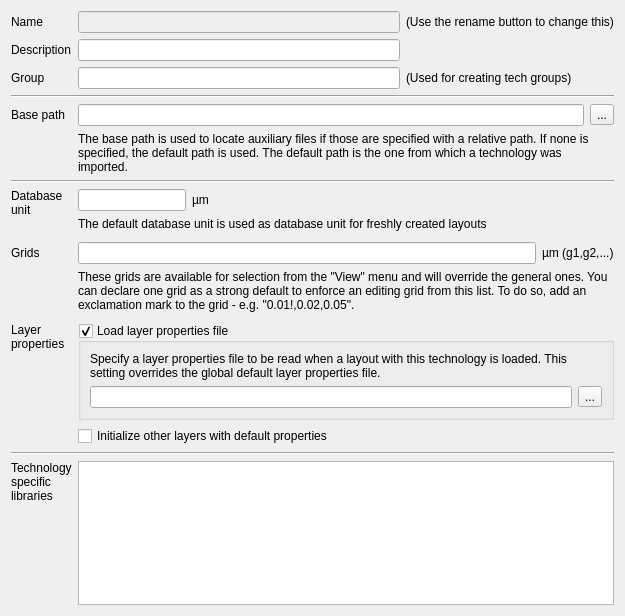
<?xml version="1.0" encoding="UTF-8"?>
<ui version="4.0">
 <class>TechBaseEditorPage</class>
 <widget class="QWidget" name="TechBaseEditorPage">
  <property name="geometry">
   <rect>
    <x>0</x>
    <y>0</y>
    <width>625</width>
    <height>616</height>
   </rect>
  </property>
  <property name="windowTitle">
   <string>Form</string>
  </property>
  <layout class="QGridLayout" name="gridLayout">
   <item row="1" column="2" colspan="2">
    <spacer>
     <property name="orientation">
      <enum>Qt::Horizontal</enum>
     </property>
     <property name="sizeHint" stdset="0">
      <size>
       <width>40</width>
       <height>20</height>
      </size>
     </property>
    </spacer>
   </item>
   <item row="7" column="1" colspan="3">
    <widget class="QFrame" name="frame">
     <property name="frameShape">
      <enum>QFrame::NoFrame</enum>
     </property>
     <property name="frameShadow">
      <enum>QFrame::Raised</enum>
     </property>
     <layout class="QHBoxLayout" name="horizontalLayout">
      <property name="leftMargin">
       <number>0</number>
      </property>
      <property name="topMargin">
       <number>0</number>
      </property>
      <property name="rightMargin">
       <number>0</number>
      </property>
      <property name="bottomMargin">
       <number>0</number>
      </property>
      <item>
       <widget class="QLineEdit" name="dbu_le">
        <property name="sizePolicy">
         <sizepolicy hsizetype="Fixed" vsizetype="Fixed">
          <horstretch>0</horstretch>
          <verstretch>0</verstretch>
         </sizepolicy>
        </property>
       </widget>
      </item>
      <item>
       <widget class="QLabel" name="label_9">
        <property name="text">
         <string>µm</string>
        </property>
       </widget>
      </item>
     </layout>
    </widget>
   </item>
   <item row="2" column="0">
    <widget class="QLabel" name="label_11">
     <property name="text">
      <string>Group</string>
     </property>
    </widget>
   </item>
   <item row="13" column="1" colspan="3">
    <widget class="QGroupBox" name="lyp_grp">
     <property name="title">
      <string>Load layer properties file</string>
     </property>
     <property name="checkable">
      <bool>true</bool>
     </property>
     <layout class="QGridLayout" name="_2">
      <property name="leftMargin">
       <number>9</number>
      </property>
      <property name="topMargin">
       <number>9</number>
      </property>
      <property name="rightMargin">
       <number>9</number>
      </property>
      <property name="bottomMargin">
       <number>9</number>
      </property>
      <property name="spacing">
       <number>6</number>
      </property>
      <item row="0" column="0" colspan="2">
       <widget class="QLabel" name="label_6">
        <property name="text">
         <string>Specify a layer properties file to be read when a layout with this technology is loaded. This setting overrides the global default layer properties file.</string>
        </property>
        <property name="wordWrap">
         <bool>true</bool>
        </property>
       </widget>
      </item>
      <item row="1" column="0">
       <widget class="QLineEdit" name="lyp_le"/>
      </item>
      <item row="1" column="1">
       <widget class="QToolButton" name="browse_lyp_pb">
        <property name="text">
         <string>...</string>
        </property>
       </widget>
      </item>
     </layout>
    </widget>
   </item>
   <item row="0" column="1">
    <widget class="QLineEdit" name="name_le">
     <property name="enabled">
      <bool>false</bool>
     </property>
    </widget>
   </item>
   <item row="8" column="1" colspan="3">
    <widget class="QLabel" name="label_8">
     <property name="text">
      <string>The default database unit is used as database unit for freshly created layouts</string>
     </property>
     <property name="wordWrap">
      <bool>true</bool>
     </property>
    </widget>
   </item>
   <item row="0" column="0">
    <widget class="QLabel" name="label_4">
     <property name="text">
      <string>Name</string>
     </property>
    </widget>
   </item>
   <item row="10" column="1" colspan="3">
    <widget class="QFrame" name="frame_2">
     <property name="frameShape">
      <enum>QFrame::NoFrame</enum>
     </property>
     <property name="frameShadow">
      <enum>QFrame::Raised</enum>
     </property>
     <layout class="QHBoxLayout" name="horizontalLayout_2">
      <property name="leftMargin">
       <number>0</number>
      </property>
      <property name="topMargin">
       <number>0</number>
      </property>
      <property name="rightMargin">
       <number>0</number>
      </property>
      <property name="bottomMargin">
       <number>0</number>
      </property>
      <item>
       <widget class="QLineEdit" name="grids_le"/>
      </item>
      <item>
       <widget class="QLabel" name="label_14">
        <property name="text">
         <string>µm (g1,g2,...)</string>
        </property>
       </widget>
      </item>
     </layout>
    </widget>
   </item>
   <item row="13" column="0">
    <widget class="QLabel" name="label_10">
     <property name="text">
      <string>Layer
properties</string>
     </property>
     <property name="alignment">
      <set>Qt::AlignLeading|Qt::AlignLeft|Qt::AlignTop</set>
     </property>
    </widget>
   </item>
   <item row="5" column="1" colspan="3">
    <widget class="QLabel" name="label_3">
     <property name="text">
      <string>The base path is used to locate auxiliary files if those are specified with a relative path. If none is specified, the default path is used. The default path is the one from which a technology was imported.</string>
     </property>
     <property name="wordWrap">
      <bool>true</bool>
     </property>
    </widget>
   </item>
   <item row="11" column="1" colspan="3">
    <widget class="QLabel" name="label_15">
     <property name="text">
      <string>These grids are available for selection from the &quot;View&quot; menu and will override the general ones. You can declare one grid as a strong default to enforce an editing grid from this list. To do so, add an exclamation mark to the grid - e.g. &quot;0.01!,0.02,0.05&quot;.</string>
     </property>
     <property name="wordWrap">
      <bool>true</bool>
     </property>
    </widget>
   </item>
   <item row="16" column="0">
    <widget class="QLabel" name="libs_lbl">
     <property name="text">
      <string>Technology
specific
libraries</string>
     </property>
    </widget>
   </item>
   <item row="15" column="0" colspan="4">
    <widget class="Line" name="line_3">
     <property name="orientation">
      <enum>Qt::Horizontal</enum>
     </property>
    </widget>
   </item>
   <item row="6" column="0" colspan="4">
    <widget class="Line" name="line_2">
     <property name="orientation">
      <enum>Qt::Horizontal</enum>
     </property>
    </widget>
   </item>
   <item row="3" column="0" colspan="4">
    <widget class="Line" name="line">
     <property name="orientation">
      <enum>Qt::Horizontal</enum>
     </property>
    </widget>
   </item>
   <item row="9" column="0" colspan="4">
    <spacer name="verticalSpacer_3">
     <property name="orientation">
      <enum>Qt::Vertical</enum>
     </property>
     <property name="sizeType">
      <enum>QSizePolicy::Fixed</enum>
     </property>
     <property name="sizeHint" stdset="0">
      <size>
       <width>20</width>
       <height>5</height>
      </size>
     </property>
    </spacer>
   </item>
   <item row="4" column="0">
    <widget class="QLabel" name="label_2">
     <property name="text">
      <string>Base path</string>
     </property>
    </widget>
   </item>
   <item row="12" column="0" colspan="4">
    <spacer name="verticalSpacer">
     <property name="orientation">
      <enum>Qt::Vertical</enum>
     </property>
     <property name="sizeType">
      <enum>QSizePolicy::Fixed</enum>
     </property>
     <property name="sizeHint" stdset="0">
      <size>
       <width>20</width>
       <height>5</height>
      </size>
     </property>
    </spacer>
   </item>
   <item row="7" column="0" rowspan="2">
    <widget class="QLabel" name="label_7">
     <property name="text">
      <string>Database
unit</string>
     </property>
     <property name="alignment">
      <set>Qt::AlignLeading|Qt::AlignLeft|Qt::AlignTop</set>
     </property>
    </widget>
   </item>
   <item row="17" column="0">
    <spacer name="verticalSpacer_2">
     <property name="orientation">
      <enum>Qt::Vertical</enum>
     </property>
     <property name="sizeHint" stdset="0">
      <size>
       <width>20</width>
       <height>40</height>
      </size>
     </property>
    </spacer>
   </item>
   <item row="16" column="1" rowspan="2" colspan="3">
    <widget class="QListWidget" name="libs_lw">
     <property name="selectionMode">
      <enum>QAbstractItemView::NoSelection</enum>
     </property>
    </widget>
   </item>
   <item row="2" column="2" colspan="2">
    <widget class="QLabel" name="label_12">
     <property name="text">
      <string>(Used for creating tech groups)</string>
     </property>
    </widget>
   </item>
   <item row="4" column="3">
    <widget class="QToolButton" name="browse_pb">
     <property name="text">
      <string>...</string>
     </property>
    </widget>
   </item>
   <item row="10" column="0">
    <widget class="QLabel" name="label_13">
     <property name="text">
      <string>Grids</string>
     </property>
    </widget>
   </item>
   <item row="1" column="0">
    <widget class="QLabel" name="label">
     <property name="text">
      <string>Description</string>
     </property>
    </widget>
   </item>
   <item row="1" column="1">
    <widget class="QLineEdit" name="desc_le"/>
   </item>
   <item row="0" column="2" colspan="2">
    <widget class="QLabel" name="label_5">
     <property name="text">
      <string>(Use the rename button to change this)</string>
     </property>
    </widget>
   </item>
   <item row="4" column="1" colspan="2">
    <widget class="QLineEdit" name="base_path_le"/>
   </item>
   <item row="2" column="1">
    <widget class="QLineEdit" name="group_le"/>
   </item>
   <item row="14" column="1" colspan="3">
    <widget class="QCheckBox" name="add_other_layers_cbx">
     <property name="text">
      <string>Initialize other layers with default properties</string>
     </property>
    </widget>
   </item>
  </layout>
 </widget>
 <resources/>
 <connections/>
</ui>
